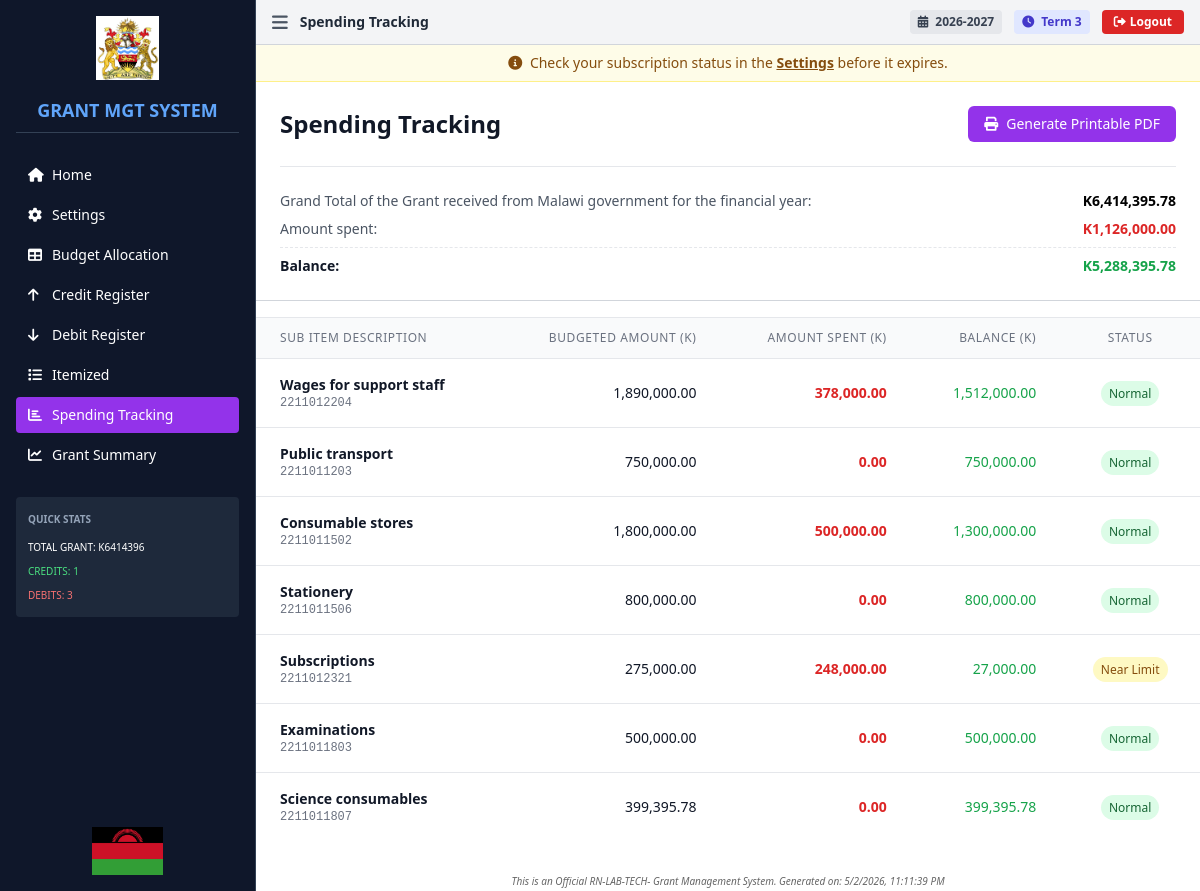
The page /tracking (signed in) on the database its author committed.
### tables this page shows
CREATE TABLE term_settings (
                id INTEGER PRIMARY KEY AUTOINCREMENT,
                school_id INTEGER NOT NULL,
                current_academic_year TEXT NOT NULL,
                current_term TEXT NOT NULL,
                updated_at DATETIME DEFAULT CURRENT_TIMESTAMP,
                FOREIGN KEY (school_id) REFERENCES schools(id),
                UNIQUE(school_id)
            );

CREATE TABLE budget_items (
                id INTEGER PRIMARY KEY AUTOINCREMENT,
                school_id INTEGER NOT NULL,
                financial_year TEXT NOT NULL,
                template_row_id INTEGER NOT NULL,
                item_key TEXT NOT NULL,
                pow_no INTEGER,
                pow_name TEXT,
                sub_activity TEXT,
                sub_item_description TEXT,
                code TEXT,
                total_allocation REAL DEFAULT 0,
                monthly_allocations TEXT,
                created_at DATETIME DEFAULT CURRENT_TIMESTAMP, academic_year TEXT, term TEXT,
                FOREIGN KEY (school_id) REFERENCES schools(id),
                UNIQUE(school_id, financial_year, template_row_id)
            );

### app.py (the view)
@app.route('/tracking')
@require_login
def tracking():
    academic_year = get_academic_year()
    term = get_term()
    budget = get_budget(academic_year, term)
    credits = get_credits(academic_year, term) or []
    debits = get_debits(academic_year, term) or []
    spending = calculate_spending(budget, debits)
    total_grant = get_total_grant(academic_year, term)
    total_spent = 0.0
    for d in debits:
        if isinstance(d, dict):
            amt = d.get('amount', 0)
            if amt:
                try:
                    total_spent += float(amt)
                except (ValueError, TypeError):
                    pass
    return render_template('tracking.html',
                      budget=budget,
                      credits=credits,
                      debits=debits,
                      spending=spending,
                      total_spent=total_spent,
                      total_grant=total_grant,
                      academic_year=academic_year,
                      term=term,
                      settings=get_settings(),
                      current_page='tracking')

### templates/tracking.html (shortened to what this page needs)
{% extends "base.html" %}
{% block title %}Spending Tracking{% endblock %}
{% block content %}
<div class="max-w-full">
    <div class="bg-white p-6 border-b border-gray-300">
        <div class="flex justify-between items-center no-print">
            <h2 class="text-2xl font-bold text-gray-900">Spending Tracking</h2>
            <button onclick="printPage('Spending Tracking')" class="bg-purple-600 hover:bg-purple-700 text-white px-4 py-2 rounded-md">
                <i class="fas fa-print mr-2"></i>Generate Printable PDF
            </button>
        </div>
        <div class="mt-6 space-y-2 border-t pt-6">
            <div class="flex justify-between">
                <span class="text-gray-600">Grand Total of the Grant received from Malawi government for the financial
                    year:</span>
                <span class="font-bold">K{{ "{:,.2f}".format((budget.totalGrant or budget.total_grant or 0) if budget else 0) }}</span>
            </div>
            <div class="flex justify-between">
                <span class="text-gray-600">Amount spent:</span>
                <span class="font-bold text-red-600">K{{ "{:,.2f}".format(total_spent) }}</span>
            </div>
            <div class="flex justify-between border-t border-dashed pt-2">
                <span class="text-gray-900 font-semibold">Balance:</span>
                <span
                    class="font-bold {% if (((budget.totalGrant or budget.total_grant or 0) if budget else 0) - total_spent) < 0 %}text-red-600{% else %}text-green-600{% endif %}">
                    K{{ "{:,.2f}".format(((budget.totalGrant or budget.total_grant or 0) if budget else 0) - total_spent) }}
                </span>
            </div>
        </div>
    </div>
    <div class="bg-white border-t border-gray-200 mt-4" id="spendingTable">
        <div class="overflow-x-auto">
            <table class="min-w-full divide-y divide-gray-200">
                <thead class="bg-gray-50">
                    <tr>
                        <th class="px-6 py-3 text-left text-xs font-medium text-gray-500 uppercase tracking-wider">Sub
                            Item Description</th>
                        <th class="px-6 py-3 text-right text-xs font-medium text-gray-500 uppercase tracking-wider">
                            Budgeted Amount (K)</th>
                        <th class="px-6 py-3 text-right text-xs font-medium text-gray-500 uppercase tracking-wider">
                            Amount Spent (K)</th>
                        <th class="px-6 py-3 text-right text-xs font-medium text-gray-500 uppercase tracking-wider">
                            Balance (K)</th>
                        <th class="px-6 py-3 text-center text-xs font-medium text-gray-500 uppercase tracking-wider">
                            Status</th>
                    </tr>
                </thead>
                <tbody class="bg-white divide-y divide-gray-200">
                    {% for item in spending %}
                    {% if item.totalAllocation > 0 %}
                    <tr>
                        <td class="px-6 py-4 text-sm text-gray-900">
                            <div class="font-semibold">{{ item.subItemDescription }}</div>
                            <div class="text-xs font-mono text-gray-500">{{ item.code }}</div>
                        </td>
                        <td class="px-6 py-4 whitespace-nowrap text-sm text-gray-900 text-right">
                            {{ "{:,.2f}".format(item.totalAllocation) }}
                        </td>
                        <td class="px-6 py-4 whitespace-nowrap text-sm text-red-600 font-semibold text-right">
                            {{ "{:,.2f}".format(item.spent) }}
                        </td>
                        <td class="px-6 py-4 whitespace-nowrap text-sm text-right">
                            <span
                                class="{% if item.balance < 0 %}text-red-600 font-bold{% else %}text-green-600{% endif %}">
                                {{ "{:,.2f}".format(item.balance) }}
                            </span>
                        </td>
                        <td class="px-6 py-4 whitespace-nowrap text-center">
                            {% set utilization = (item.spent / item.totalAllocation * 100) if item.totalAllocation > 0
                            else 0 %}
                            {% if utilization >= 100 %}
                            <span
                                class="px-2 py-1 text-xs font-medium bg-red-100 text-red-800 rounded-full">Exceeded</span>
                            {% elif utilization >= 80 %}
                            <span class="px-2 py-1 text-xs font-medium bg-yellow-100 text-yellow-800 rounded-full">Near
                                Limit</span>
                            {% else %}
                            <span
                                class="px-2 py-1 text-xs font-medium bg-green-100 text-green-800 rounded-full">Normal</span>
                            {% endif %}
                        </td>
                    </tr>
                    {% endif %}
                    {% endfor %}
                </tbody>
            </table>
        </div>
    </div>
</div>
<div style="margin-top: 30px; font-size: 10px; color: #666; text-align: center; font-style: italic;">
    This is an Official RN-LAB-TECH- Grant Management System.
    Generated on: <span id="timestamp"></span>
</div>
{% endblock %}

### templates/base.html (shortened to what this page needs)
<!DOCTYPE html>
<html lang="en">
<head>
    <script src="https://cdn.tailwindcss.com"></script>
    <link rel="stylesheet" href="https://cdnjs.cloudflare.com/ajax/libs/font-awesome/6.0.0/css/all.min.css">
</head>
<body class="bg-gray-50 text-sm">
    <div class="flex h-screen overflow-hidden">
        <aside id="sidebar" class="sidebar w-64 bg-slate-900 text-white flex-shrink-0 border-r border-slate-700">
            <div class="p-4 flex flex-col h-full">
                <div class="flex justify-center mb-4">
                    <img src="{{ url_for('static', filename='images/Malawi Government logo.png') }}"
                        alt="Malawi Government Logo" class="h-16 w-auto object-contain">
                </div>
                <h1 class="text-lg font-bold text-blue-400 mb-6 border-b border-slate-700 pb-2 text-center">GRANT MGT
                    SYSTEM</h1>
                <nav class="space-y-1">
                    <a href="{{ url_for('index') }}"
                        class="flex items-center space-x-2 px-3 py-2 rounded {% if current_page == 'home' %}bg-blue-600{% else %}hover:bg-slate-800{% endif %}">
                        <i class="fas fa-home w-4"></i>
                        <span>Home</span>
                    </a>
                    <a href="{{ url_for('settings') }}"
                        class="flex items-center space-x-2 px-3 py-2 rounded {% if current_page == 'settings' %}bg-blue-600{% else %}hover:bg-slate-800{% endif %}">
                        <i class="fas fa-cog w-4"></i>
                        <span>Settings</span>
                    </a>
                    <a href="{{ url_for('budget') }}"
                        class="flex items-center space-x-2 px-3 py-2 rounded {% if current_page == 'budget' %}bg-blue-600{% else %}hover:bg-slate-800{% endif %}">
                        <i class="fas fa-table w-4"></i>
                        <span>Budget Allocation</span>
                    </a>
                    <a href="{{ url_for('credits') }}"
                        class="flex items-center space-x-2 px-3 py-2 rounded {% if current_page == 'credits' %}bg-green-600{% else %}hover:bg-slate-800{% endif %}">
                        <i class="fas fa-arrow-up w-4"></i>
                        <span>Credit Register</span>
                    </a>
                    <a href="{{ url_for('debits') }}"
                        class="flex items-center space-x-2 px-3 py-2 rounded {% if current_page == 'debits' %}bg-red-600{% else %}hover:bg-slate-800{% endif %}">
                        <i class="fas fa-arrow-down w-4"></i>
                        <span>Debit Register</span>
                    </a>
                    <a href="{{ url_for('itemized') }}"
                        class="flex items-center space-x-2 px-3 py-2 rounded {% if current_page == 'itemized' %}bg-orange-600{% else %}hover:bg-slate-800{% endif %}">
                        <i class="fas fa-list w-4"></i>
                        <span>Itemized</span>
                    </a>
                    <a href="{{ url_for('tracking') }}"
                        class="flex items-center space-x-2 px-3 py-2 rounded {% if current_page == 'tracking' %}bg-purple-600{% else %}hover:bg-slate-800{% endif %}">
                        <i class="fas fa-chart-bar w-4"></i>
                        <span>Spending Tracking</span>
                    </a>
                    <a href="{{ url_for('grant_summary') }}"
                        class="flex items-center space-x-2 px-3 py-2 rounded {% if current_page == 'dashboard' %}bg-blue-600{% else %}hover:bg-slate-800{% endif %}">
                        <i class="fas fa-chart-line w-4"></i>
                        <span>Grant Summary</span>
                    </a>
                </nav>
                {% if budget %}
                <div class="mt-6 p-3 bg-slate-800 rounded">
                    <h3 class="font-semibold mb-2 text-[10px] text-slate-400">QUICK STATS</h3>
                    <div class="space-y-1 text-[10px]">
                        <div>TOTAL GRANT: K{{ "%.0f"|format(budget.totalGrant or 0) }}</div>
                        <div class="text-green-400">CREDITS: {{ credits|length }}</div>
                        <div class="text-red-400">DEBITS: {{ debits|length }}</div>
                    </div>
                </div>
                {% endif %}
                <div class="mt-auto pt-4 flex justify-center">
                    <img src="{{ url_for('static', filename='images/Malawi flag.png') }}" alt="Malawi Flag"
                        class="h-12 w-auto object-contain">
                </div>
            </div>
        </aside>
        <main class="main-content flex-1 overflow-auto bg-white">
            <header class="bg-gray-100 border-b border-gray-300 px-4 py-2">
                <div class="flex items-center justify-between">
                    <div class="flex items-center space-x-3">
                        <button onclick="toggleSidebar()" class="text-gray-600 hover:text-black">
                            <i class="fas fa-bars text-lg"></i>
                        </button>
                        <h2 class="text-sm font-bold text-gray-800">
                            {% block title %}GRANT MANAGEMENT SYSTEM{% endblock %}
                        </h2>
                    </div>
                    <div class="flex items-center space-x-3">
                        <span class="text-xs font-bold text-gray-700 bg-gray-200 px-2 py-1 rounded">
                            <i class="fas fa-calendar-alt mr-1"></i> {{ academic_year }}
                        </span>
                        <span class="text-xs font-bold text-indigo-700 bg-indigo-100 px-2 py-1 rounded">
                            <i class="fas fa-clock mr-1"></i> {{ term }}
                        </span>
                        <button onclick="logout()" class="bg-red-600 hover:bg-red-700 text-white px-3 py-1 rounded text-xs font-semibold transition">
                            <i class="fas fa-sign-out-alt mr-1"></i>Logout
                        </button>
                    </div>
                </div>
            </header>
            <div class="p-0">
                {% if current_page != 'settings' %}
                <div class="subscription-notice bg-yellow-50 border-b border-yellow-200 px-4 py-2 text-center text-sm text-yellow-800">
                    <i class="fas fa-info-circle mr-1"></i>
                    Check your subscription status in the <a href="{{ url_for('settings') }}" class="font-bold underline hover:text-yellow-900">Settings</a> before it expires.
                </div>
                {% endif %}
                {% block content %}{% endblock %}
            </div>
        </main>
    </div>
</body>
</html>

### rows shown on the page
term_settings: current_academic_year "2026-2027", current_term "Term 3"
budget_items: subItemDescription "Wages for support staff", code "2211012204", totalAllocation "1,890,000.00", spent "378,000.00", balance "1,512,000.00", shows "Normal"
budget_items: subItemDescription "Public transport", code "2211011203", totalAllocation "750,000.00", spent "0.00", balance "750,000.00", shows "Normal"
budget_items: subItemDescription "Consumable stores", code "2211011502", totalAllocation "1,800,000.00", spent "500,000.00", balance "1,300,000.00", shows "Normal"
budget_items: subItemDescription "Stationery", code "2211011506", totalAllocation "800,000.00", spent "0.00", balance "800,000.00", shows "Normal"
budget_items: subItemDescription "Subscriptions", code "2211012321", totalAllocation "275,000.00", spent "248,000.00", balance "27,000.00", shows "Near Limit"
budget_items: subItemDescription "Examinations", code "2211011803", totalAllocation "500,000.00", spent "0.00", balance "500,000.00", shows "Normal"
budget_items: subItemDescription "Science consumables", code "2211011807", totalAllocation "399,395.78", spent "0.00", balance "399,395.78", shows "Normal"

### other values the page prints
{{ "%.0f"|format(budget.totalGrant or 0) }} "6414396"
{{ credits|length }} "1"
{{ debits|length }} "3"
{{ "{:,.2f}".format(total_spent) }} "1,126,000.00"
